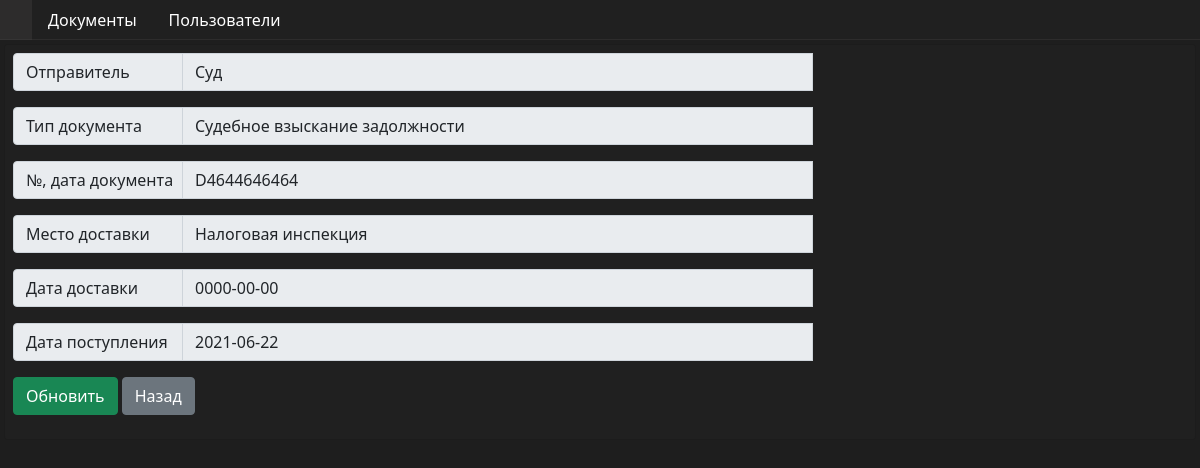
Screenshot of /includes/admin/docx_edit.php?red_id=4 with the database file from the repository.
### tables this page shows
CREATE TABLE IF NOT EXISTS `documents` (
  `id` int(10) NOT NULL,
  `sender` text NOT NULL,
  `doctype` text NOT NULL,
  `docdate` text NOT NULL,
  `delloc` text NOT NULL,
  `deldate` date NOT NULL,
  `receipt` date NOT NULL
);

### includes/ext/docx-cfg.php (called while the page is built, shortened)
<?php
    $sender = 'Отправитель';
    $doctype = 'Тип документа';
    $docdate = '№, дата документа';
    $delloc = 'Место доставки';
    $deldate = 'Дата доставки';
    $receipt = 'Дата поступления';
    include '../../includes/ext/db.php';
    if (isset($_GET['red_id'])) {
        $sql = mysqli_query($db_connect, "SELECT `id`, `sender`, `doctype`, `docdate`, `delloc`, `deldate`, `receipt` FROM `documents` WHERE `ID`={$_GET['red_id']}");
        $documents = mysqli_fetch_array($sql);
    }
?>

### includes/admin/docx_edit.php (the view)
<?php
    include '../../links.php';
    include '../../includes/ext/docx-cfg.php';
?>
<div class="container-fluid">
    <div class="row">
        <div class="col-md-12">
            <div class="card docx">
                <form method="post">
                    <div class="input-group mb-3">
                        <span class="input-group-text docx-input" id="inputGroup-sizing-default"><?php echo $sender ?></span>
                        <input type="text" class="form-control" name="sender" value="<?= isset($_GET['red_id']) ? $documents['sender'] : ''; ?>" disabled> <br>
                    </div>
                    <div class="input-group mb-3">
                        <span class="input-group-text docx-input" id="inputGroup-sizing-default"><?php echo $doctype ?></span>
                        <input type="text" class="form-control" name="doctype" value="<?= isset($_GET['red_id']) ? $documents['doctype'] : ''; ?>" disabled> <br>
                    </div>
                    <div class="input-group mb-3">
                        <span class="input-group-text docx-input" id="inputGroup-sizing-default"><?php echo $docdate ?></span>
                        <input type="text" class="form-control" name="docdate" value="<?= isset($_GET['red_id']) ? $documents['docdate'] : ''; ?>" disabled> <br>
                    </div>
                    <div class="input-group mb-3">
                        <span class="input-group-text docx-input" id="inputGroup-sizing-default"><?php echo $delloc ?></span>
                        <input type="text" class="form-control" name="delloc" value="<?= isset($_GET['red_id']) ? $documents['delloc'] : ''; ?>" disabled> <br>
                    </div>
                    <div class="input-group mb-3">
                        <span class="input-group-text docx-input" id="inputGroup-sizing-default"><?php echo $deldate ?></span>
                        <input type="text" class="form-control" name="deldate" value="<?= isset($_GET['red_id']) ? $documents['deldate'] : ''; ?>" disabled> <br>
                    </div>
                    <div class="input-group mb-3">
                        <span class="input-group-text docx-input" id="inputGroup-sizing-default"><?php echo $receipt ?></span>
                        <input type="text" class="form-control" name="receipt" value="<?= isset($_GET['red_id']) ? $documents['receipt'] : ''; ?>" disabled> <br>
                    </div>
                        <button type="submit" class="btn btn-success">Обновить</button>
                        <a class="btn btn-secondary" href="../../includes/admin/docx.php">Назад</a>
                </form>
            </div>
        </div>
    </div>
</div>

### assets/css/1.css (style rules this page uses)
a { text-decoration: none; }
.docx form { width: 800px; }
.docx-input { width: 170px; }
.container-fluid { padding: 4px; }
.card { border-radius: 4px; background-color: #202020; color: #fff; padding: 8px; display: flex; }
.row { margin: 0; }
.col-md-12 { padding: 0; }
a { color: #fff; }

### rows the page displays
documents: sender "Суд", doctype "Судебное взыскание задолжности", docdate "D4644646464", delloc "Налоговая инспекция", deldate "0000-00-00", receipt "2021-06-22"

### other values shown
$sender "Отправитель"
$doctype "Тип документа"
$docdate "№, дата документа"
$delloc "Место доставки"
$deldate "Дата доставки"
$receipt "Дата поступления"
